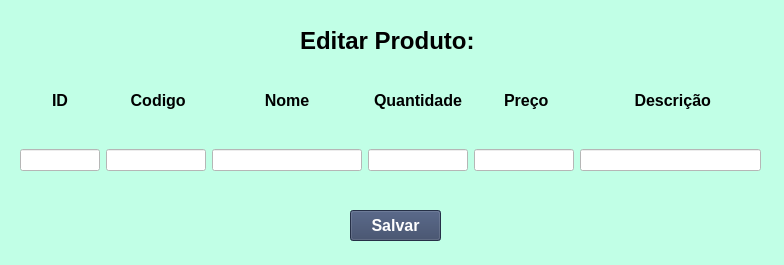
<?xml version="1.0" encoding="UTF-8"?>
<ui version="4.0">
 <class>JanelaEditarDados</class>
 <widget class="QMainWindow" name="JanelaEditarDados">
  <property name="geometry">
   <rect>
    <x>0</x>
    <y>0</y>
    <width>784</width>
    <height>265</height>
   </rect>
  </property>
  <property name="windowTitle">
   <string>EditarDados</string>
  </property>
  <property name="styleSheet">
   <string notr="true">background-color: rgb(193, 255, 230);</string>
  </property>
  <widget class="QWidget" name="centralwidget">
   <widget class="QLabel" name="lbTitulo">
    <property name="geometry">
     <rect>
      <x>300</x>
      <y>20</y>
      <width>191</width>
      <height>41</height>
     </rect>
    </property>
    <property name="font">
     <font>
      <pointsize>18</pointsize>
      <weight>75</weight>
      <bold>true</bold>
     </font>
    </property>
    <property name="text">
     <string>Editar Produto:</string>
    </property>
   </widget>
   <widget class="QWidget" name="horizontalLayoutWidget">
    <property name="geometry">
     <rect>
      <x>20</x>
      <y>130</y>
      <width>741</width>
      <height>61</height>
     </rect>
    </property>
    <layout class="QHBoxLayout" name="horizontalLayout">
     <item>
      <widget class="QLineEdit" name="inputID">
       <property name="maximumSize">
        <size>
         <width>80</width>
         <height>16777215</height>
        </size>
       </property>
       <property name="styleSheet">
        <string notr="true">background-color: rgb(255, 255, 255);</string>
       </property>
      </widget>
     </item>
     <item>
      <widget class="QLineEdit" name="inputCodigo">
       <property name="maximumSize">
        <size>
         <width>100</width>
         <height>16777215</height>
        </size>
       </property>
       <property name="styleSheet">
        <string notr="true">background-color: rgb(255, 255, 255);</string>
       </property>
      </widget>
     </item>
     <item>
      <widget class="QLineEdit" name="inputNome">
       <property name="maximumSize">
        <size>
         <width>150</width>
         <height>16777215</height>
        </size>
       </property>
       <property name="styleSheet">
        <string notr="true">background-color: rgb(255, 255, 255);</string>
       </property>
      </widget>
     </item>
     <item>
      <widget class="QLineEdit" name="inputQuantidade">
       <property name="maximumSize">
        <size>
         <width>100</width>
         <height>16777215</height>
        </size>
       </property>
       <property name="styleSheet">
        <string notr="true">background-color: rgb(255, 255, 255);</string>
       </property>
      </widget>
     </item>
     <item>
      <widget class="QLineEdit" name="inputPreco">
       <property name="maximumSize">
        <size>
         <width>100</width>
         <height>16777215</height>
        </size>
       </property>
       <property name="styleSheet">
        <string notr="true">background-color: rgb(255, 255, 255);</string>
       </property>
      </widget>
     </item>
     <item>
      <widget class="QLineEdit" name="inputDescricao">
       <property name="styleSheet">
        <string notr="true">background-color: rgb(255, 255, 255);</string>
       </property>
      </widget>
     </item>
    </layout>
   </widget>
   <widget class="QWidget" name="horizontalLayoutWidget_2">
    <property name="geometry">
     <rect>
      <x>20</x>
      <y>70</y>
      <width>741</width>
      <height>61</height>
     </rect>
    </property>
    <layout class="QHBoxLayout" name="horizontalLayout_2">
     <item>
      <widget class="QLabel" name="lbID">
       <property name="maximumSize">
        <size>
         <width>80</width>
         <height>16777215</height>
        </size>
       </property>
       <property name="font">
        <font>
         <pointsize>12</pointsize>
         <weight>75</weight>
         <bold>true</bold>
        </font>
       </property>
       <property name="text">
        <string>ID</string>
       </property>
       <property name="scaledContents">
        <bool>false</bool>
       </property>
       <property name="alignment">
        <set>Qt::AlignCenter</set>
       </property>
      </widget>
     </item>
     <item>
      <widget class="QLabel" name="lbCodigo">
       <property name="maximumSize">
        <size>
         <width>100</width>
         <height>16777215</height>
        </size>
       </property>
       <property name="font">
        <font>
         <pointsize>12</pointsize>
         <weight>75</weight>
         <bold>true</bold>
        </font>
       </property>
       <property name="text">
        <string> Codigo</string>
       </property>
       <property name="alignment">
        <set>Qt::AlignCenter</set>
       </property>
      </widget>
     </item>
     <item>
      <widget class="QLabel" name="lbNome">
       <property name="maximumSize">
        <size>
         <width>150</width>
         <height>16777215</height>
        </size>
       </property>
       <property name="font">
        <font>
         <pointsize>12</pointsize>
         <weight>75</weight>
         <bold>true</bold>
        </font>
       </property>
       <property name="text">
        <string>Nome</string>
       </property>
       <property name="alignment">
        <set>Qt::AlignCenter</set>
       </property>
      </widget>
     </item>
     <item>
      <widget class="QLabel" name="lbQuantidade">
       <property name="maximumSize">
        <size>
         <width>100</width>
         <height>16777215</height>
        </size>
       </property>
       <property name="font">
        <font>
         <pointsize>12</pointsize>
         <weight>75</weight>
         <bold>true</bold>
        </font>
       </property>
       <property name="text">
        <string>Quantidade</string>
       </property>
       <property name="alignment">
        <set>Qt::AlignCenter</set>
       </property>
      </widget>
     </item>
     <item>
      <widget class="QLabel" name="lbPreco">
       <property name="maximumSize">
        <size>
         <width>100</width>
         <height>16777215</height>
        </size>
       </property>
       <property name="font">
        <font>
         <pointsize>12</pointsize>
         <weight>75</weight>
         <bold>true</bold>
        </font>
       </property>
       <property name="text">
        <string> Preço</string>
       </property>
       <property name="alignment">
        <set>Qt::AlignCenter</set>
       </property>
      </widget>
     </item>
     <item>
      <widget class="QLabel" name="lbDescricao">
       <property name="font">
        <font>
         <pointsize>12</pointsize>
         <weight>75</weight>
         <bold>true</bold>
        </font>
       </property>
       <property name="text">
        <string> Descrição</string>
       </property>
       <property name="alignment">
        <set>Qt::AlignCenter</set>
       </property>
      </widget>
     </item>
    </layout>
   </widget>
   <widget class="QPushButton" name="btnSalvar">
    <property name="geometry">
     <rect>
      <x>350</x>
      <y>210</y>
      <width>91</width>
      <height>31</height>
     </rect>
    </property>
    <property name="font">
     <font>
      <pointsize>12</pointsize>
      <weight>75</weight>
      <bold>true</bold>
     </font>
    </property>
    <property name="styleSheet">
     <string notr="true">background-color: rgb(53, 67, 99);
color: rgb(255, 255, 255);</string>
    </property>
    <property name="text">
     <string>Salvar</string>
    </property>
   </widget>
  </widget>
 </widget>
 <resources/>
 <connections/>
</ui>
